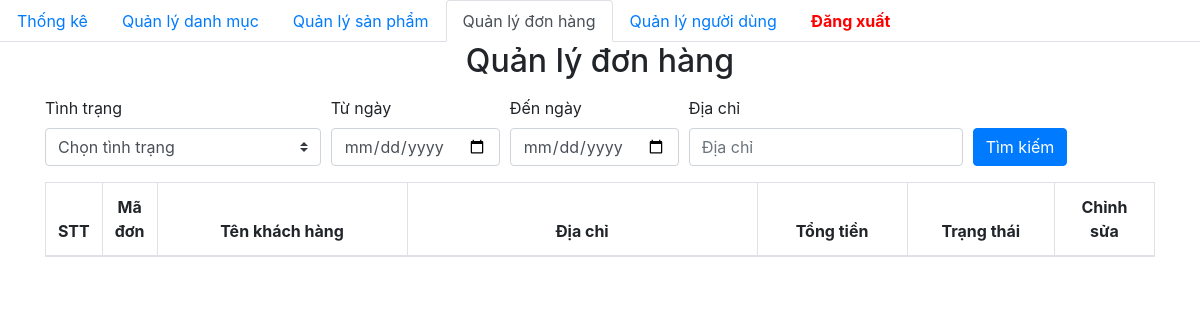
/admin/dashboard.php, run on an earlier commit of the app's database.
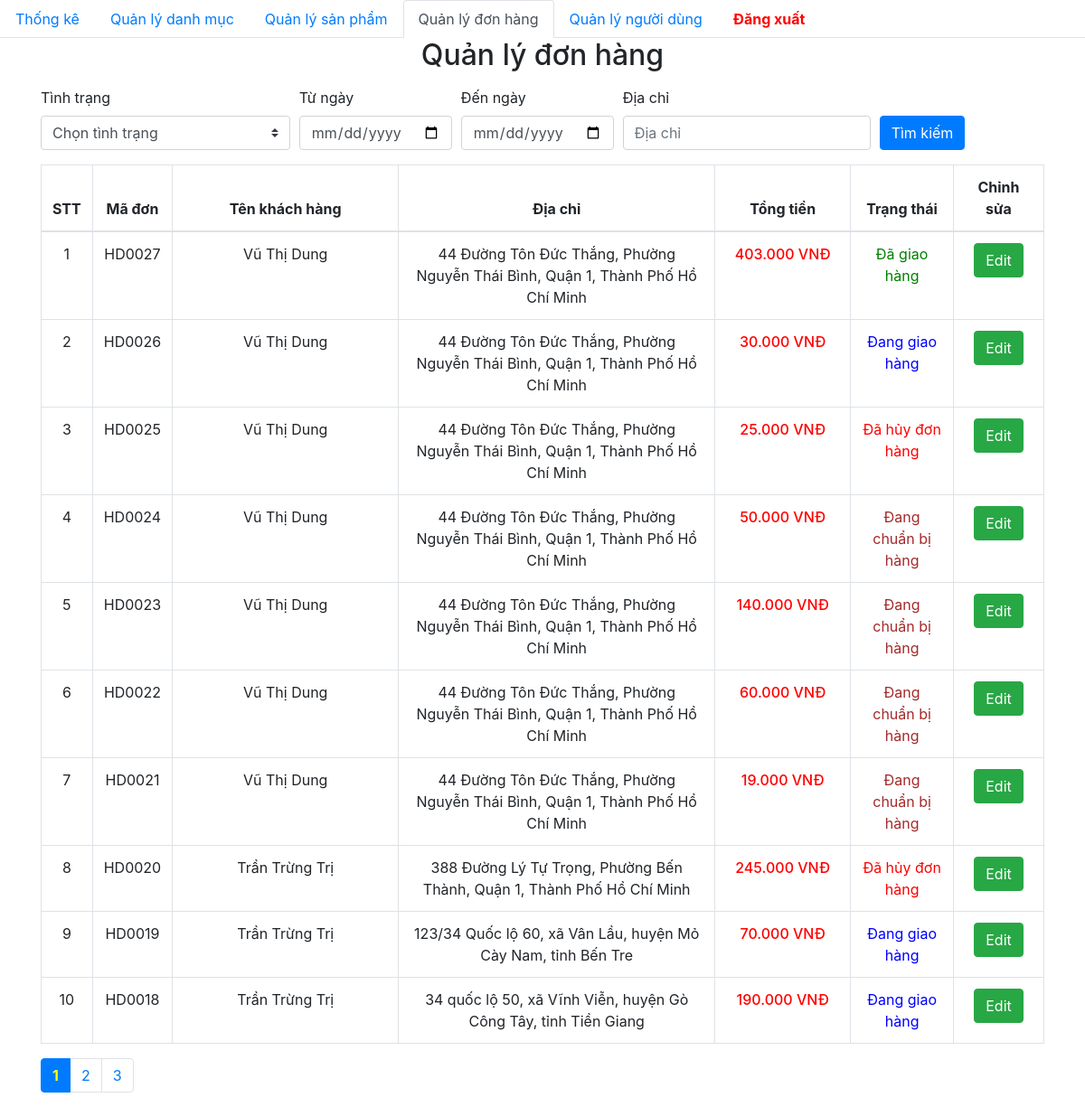
And on a later commit of the database.
### tables this page shows
CREATE TABLE `orders` (
  `id` varchar(50) NOT NULL,
  `id_user` varchar(50) NOT NULL,
  `hoten` varchar(30) NOT NULL,
  `phone` varchar(12) NOT NULL,
  `address` text NOT NULL,
  `order_date` datetime NOT NULL,
  `delivery_date` datetime DEFAULT NULL,
  `payment` tinyint(1) NOT NULL,
  `status` tinyint(1) NOT NULL
);

### admin/database/dbhelper.php (called while the page is built, shortened)
<?php
function executeResult($sql)
{
	$con = mysqli_connect(HOST, USERNAME, PASSWORD, DATABASE);
	$result = mysqli_query($con, $sql);
	$data   = [];
	while ($row = mysqli_fetch_array($result, 1)) {
		$data[] = $row;
	}
	return $data;
}
function executeSingleResult($sql)
{
    $con = mysqli_connect(HOST, USERNAME, PASSWORD, DATABASE);
    $result = mysqli_query($con, $sql);
    $row = mysqli_fetch_array($result, MYSQLI_ASSOC);
    return $row;
}

### admin/dashboard.php (the view, shortened to what the changed rows need)
<?php
require_once('database/dbhelper.php');
$page = isset($_GET['page']) ? $_GET['page'] : 1;
$limit = 10;
$start = ($page - 1) * $limit;
$condition = '';
$sql = "SELECT orders.id AS order_id,
                order_details.id_order AS order_detail_id,
                orders.hoten, orders.address, orders.phone,
                product.price, orders.status, order_details.number,
                SUM(order_details.number * product.price) AS totalPrice
        FROM orders
        INNER JOIN order_details ON order_details.id_order = orders.id
        INNER JOIN user ON user.id_user = orders.id_user
        INNER JOIN product ON product.id = order_details.id_product
        $condition
        GROUP BY order_detail_id
        ORDER BY orders.order_date DESC";
$total_sql = "SELECT COUNT(*) as total FROM ($sql) as sub";
$total_records = executeSingleResult($total_sql)['total'];
$total_pages = ceil($total_records / $limit);
$sql .= " LIMIT $start, $limit";
$order_details_List = executeResult($sql);
function getStatus($status)
{
    switch ($status) {
        case 0:
            return 'Đang chuẩn bị hàng';
        case 1:
            return 'Đang giao hàng';
        case 2:
            return 'Đã giao hàng';
        case 3:
            return 'Đã hủy đơn hàng';
    }
}
function getStatusColorClass($status)
{
    switch ($status) {
        case 0:
            return 'brown';
        case 1:
            return 'blue';
        case 2:
            return 'green';
        case 3:
            return 'red';
    }
}
?>
<!DOCTYPE html>
<html>
<head>
    <link rel="stylesheet" href="https://maxcdn.bootstrapcdn.com/bootstrap/4.4.1/css/bootstrap.min.css">
    <link href="https://cdn.jsdelivr.net/npm/summernote@0.8.18/dist/summernote.min.css" rel="stylesheet">
</head>
<body>
    <div class="container">
        <div class="panel panel-primary">
            <div class="panel-heading">
                <h2 class="text-center">Quản lý đơn hàng</h2>
            </div>
            <div class="panel-body">
                <table class="table table-bordered table-hover">
                    <thead>
                        <tr style="font-weight: 500;text-align: center;">
                            <th width="50px">STT</th>
                            <th width="50px">Mã đơn</th>
                            <th width="250px">Tên khách hàng</th>
                            <th width="350px">Địa chỉ</th>
                            <th width="150px">Tổng tiền</th>
                            <th>Trạng thái</th>
                            <th width="100px">Chỉnh sửa</th>
                        </tr>
                    </thead>
                    <tbody>
                        <?php
                        $count = 0;
                        foreach ($order_details_List as $item) {
                            $count++;
                        ?>
                            <tr style="text-align: center;">
                                <td><?= $count ?></td>
                                <td><?= $item['order_id'] ?></td>
                                <td><?= $item['hoten'] ?></td>
                                <td><?= $item['address'] ?></td>
                                <td class="b-500 red"><?= number_format($item['totalPrice'], 0, ',', '.') ?><span> VNĐ</span></td>
                                <td style="color: <?= getStatusColorClass($item['status']) ?>"><?= getStatus($item['status']) ?></td>
                                <td>
                                    <a href="edit.php?order_id=<?= $item['order_id'] ?>" class="btn btn-success">Edit</a>
                                </td>
                            </tr>
                        <?php
                        }
                        ?>
                    </tbody>
                </table>
                <ul class="pagination">
                    <?php
                    for ($i = 1; $i <= $total_pages; $i++) {
                        $params = $_GET;
                        $params['page'] = $i;
                        $query_string = http_build_query($params);
                        if ($i == $page) {
                            echo '<li class="page-item active"><a class="page-link" style="color: yellow; font-weight: bold;" href="?' . $query_string . '">' . $i . '</a></li>';
                        } else {
                            echo '<li class="page-item"><a class="page-link" href="?' . $query_string . '">' . $i . '</a></li>';
                        }
                    }
                    ?>
                </ul>
            </div>
        </div>
    </div>
</body>
</html>

What changed in the data, as far as the page shows it:
added orders: id "HD0027", hoten "Vũ Thị Dung", address "44 Đường Tôn Đức Thắng, Phường Nguyễn Thái Bình, Quận 1, Thành Phố Hồ Chí Minh", totalPrice "403.000", status "Đã giao hàng"
added orders: id "HD0026", hoten "Vũ Thị Dung", address "44 Đường Tôn Đức Thắng, Phường Nguyễn Thái Bình, Quận 1, Thành Phố Hồ Chí Minh", totalPrice "30.000", status "Đang giao hàng"
added orders: id "HD0025", hoten "Vũ Thị Dung", address "44 Đường Tôn Đức Thắng, Phường Nguyễn Thái Bình, Quận 1, Thành Phố Hồ Chí Minh", totalPrice "25.000", status "Đã hủy đơn hàng"
added orders: id "HD0024", hoten "Vũ Thị Dung", address "44 Đường Tôn Đức Thắng, Phường Nguyễn Thái Bình, Quận 1, Thành Phố Hồ Chí Minh", totalPrice "50.000", status "Đang chuẩn bị hàng"
added orders: id "HD0023", hoten "Vũ Thị Dung", address "44 Đường Tôn Đức Thắng, Phường Nguyễn Thái Bình, Quận 1, Thành Phố Hồ Chí Minh", totalPrice "140.000", status "Đang chuẩn bị hàng"
added orders: id "HD0022", hoten "Vũ Thị Dung", address "44 Đường Tôn Đức Thắng, Phường Nguyễn Thái Bình, Quận 1, Thành Phố Hồ Chí Minh", totalPrice "60.000", status "Đang chuẩn bị hàng"
added orders: id "HD0021", hoten "Vũ Thị Dung", address "44 Đường Tôn Đức Thắng, Phường Nguyễn Thái Bình, Quận 1, Thành Phố Hồ Chí Minh", totalPrice "19.000", status "Đang chuẩn bị hàng"
added orders: id "HD0020", hoten "Trần Trừng Trị", address "388 Đường Lý Tự Trọng, Phường Bến Thành, Quận 1, Thành Phố Hồ Chí Minh", totalPrice "245.000", status "Đã hủy đơn hàng"
added orders: id "HD0019", hoten "Trần Trừng Trị", address "123/34 Quốc lộ 60, xã Vân Lầu, huyện Mỏ Cày Nam, tỉnh Bến Tre", totalPrice "70.000", status "Đang giao hàng"
added orders: id "HD0018", hoten "Trần Trừng Trị", address "34 quốc lộ 50, xã Vĩnh Viễn, huyện Gò Công Tây, tỉnh Tiền Giang", totalPrice "190.000", status "Đang giao hàng"
Also different on the page:
new list line: "1"
new list line: "2"
new list line: "3"
